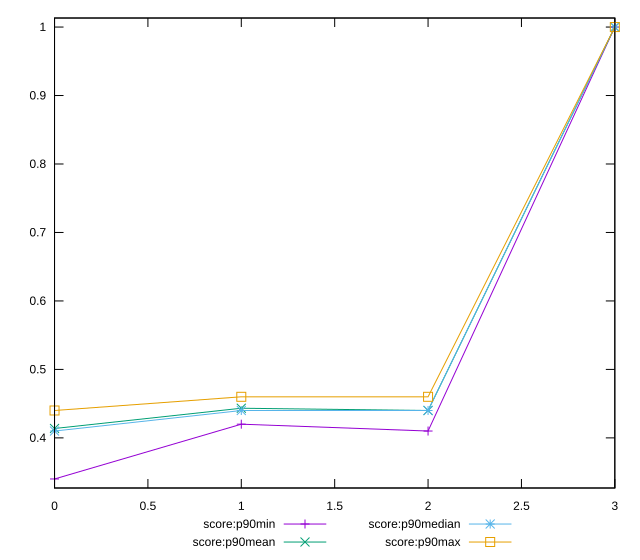

Reproduce this figure in gnuplot.
reset

$scoreP90Min <<EOF
0 0.34
1 0.42
2 0.41
3 1
EOF

$scoreP90Mean <<EOF
0 0.4137234042553192
1 0.4432978723404258
2 0.43999999999999995
3 1
EOF

$scoreP90Median <<EOF
0 0.41
1 0.44
2 0.44
3 1
EOF

$scoreP90Max <<EOF
0 0.44
1 0.46
2 0.46
3 1
EOF

set key outside below
set xrange [0:3]
set yrange [0.32680000000000003:1.0132]
set trange [0.32680000000000003:1.0132]
set terminal svg size 640, 560 enhanced background rgb 'white'
set output "reports/report_00027_2021-02-24T12-40-31.850Z/uses-rel-preload/progression/score.svg"

plot $scoreP90Min title "score:p90min" with linespoints, \
     $scoreP90Mean title "score:p90mean" with linespoints, \
     $scoreP90Median title "score:p90median" with linespoints, \
     $scoreP90Max title "score:p90max" with linespoints

reset
